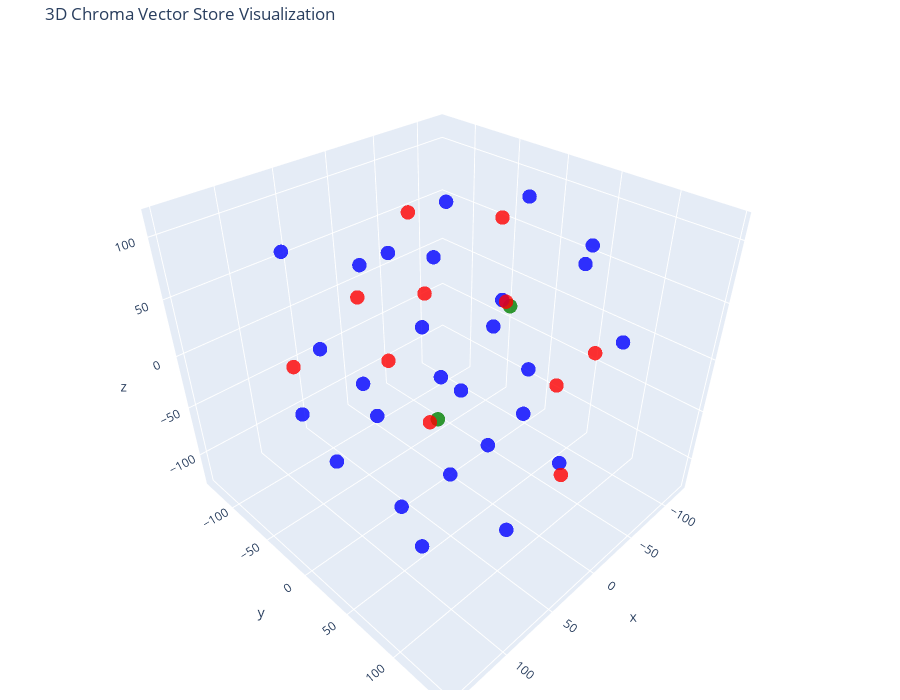

Source (notebook cell):
### Code cell
# Let's try 3D!

tsne = TSNE(n_components=3, random_state=42)
reduced_vectors = tsne.fit_transform(vectors)

# Create the 3D scatter plot
fig = go.Figure(data=[go.Scatter3d(
    x=reduced_vectors[:, 0],
    y=reduced_vectors[:, 1],
    z=reduced_vectors[:, 2],
    mode='markers',
    marker=dict(size=5, color=colors, opacity=0.8),
    text=[f"Type: {t}<br>Text: {d[:100]}..." for t, d in zip(doc_types, documents)],
    hoverinfo='text'
)])

fig.update_layout(
    title='3D Chroma Vector Store Visualization',
    scene=dict(xaxis_title='x', yaxis_title='y', zaxis_title='z'),
    width=900,
    height=700,
    margin=dict(r=20, b=10, l=10, t=40)
)

fig.show()

### Figure 1 — Plotly figure (JSON) as saved in the notebook; plotly's stock layout.template omitted (floating-point values rounded to 4 significant figures)
{"data": [{"hoverinfo": "text", "marker": {"color": ["green", "green", "blue", "blue", "blue", "blue", "blue", "blue", "blue", "blue", "blue", "blue", "blue", "blue", "blue", "blue", "blue", "blue", "blue", "blue", "blue", "blue", "blue", "blue", "blue", "blue", "blue", "blue", "blue", "red", "red", "red", "red", "red", "red", "red", "red", "red", "red", "red"], "opacity": 0.8, "size": 5}, "mode": "markers", "text": ["Type: About me<br>Text: # Pitch\n\nBonjour,\n\nJe m’appelle Sètondji Hippolyte SODJINOU. Je suis étudiant en Master 1 Économétri...", "Type: About me<br>Text: Ensuite, mon esprit critique et d’analyse, que j’ai développé en tant que membre du Conseil Exécutif...", "Type: git<br>Text: # Hi there, I'm Hippolyte SODJINOU! 👋\n\nWelcome to my GitHub profile!\n## 🔧 Technologies & Tools\n\n- **...", "Type: git<br>Text: - Development of the AI agent\n  \n\n## 📈 GitHub Stats\n\n![Hippolyte90's GitHub stats](https://github-re...", "Type: git<br>Text: # Projets\n\n## Agent LinkedIn : Génération des postes pour Linkedin \n\nCet agent intelligent automatis...", "Type: git<br>Text: 1. Clonez ce dépôt :\n```bash\ngit clone [URL_DU_REPO]\ncd [NOM_DU_DOSSIER]\n```\n\n2. Installez les dépen...", "Type: git<br>Text: ## Sécurité\n\n- Ne partagez jamais votre fichier `.env`\n- Ne committez pas vos identifiants dans le c...", "Type: git<br>Text: ## Fonctionnalités\n\n- 🔐 Authentification sécurisée avec LinkedIn et Google\n- 🔍 Analyse des publicati...", "Type: git<br>Text: ## Installation\n\n1. Clonez ce dépôt :\n```bash\ngit clone [URL_DU_REPO]\ncd [NOM_DU_DOSSIER]\n```\n\n2. In...", "Type: git<br>Text: 4. Configurez l'authentification Google :\n   - Allez sur [Google Cloud Console](https://console.clou...", "Type: git<br>Text: ## Sécurité\n\n- Ne partagez jamais votre fichier `.env`\n- Ne committez pas vos identifiants dans le c...", "Type: git<br>Text: ## Licence\n\nMIT \n\n\n## Analyse économétrique des séries temporelles de rendements d’ETF : Modélisatio...", "Type: git<br>Text: ## Données utilisées\nLes données utilisées sont les séries temporelles des rendements des trois ETF ...", "Type: git<br>Text: ## Méthodologie et outils\nLa méthodologie repose sur l’analyse économétrique des séries temporelles....", "Type: git<br>Text: ## Principaux résultats\nLes résultats montrent une forte persistance de la volatilité pour les ETF C...", "Type: git<br>Text: ## Interprétation et implications\nL’étude met en lumière la dynamique spécifique des rendements et d...", "Type: git<br>Text: ## Compétences développées\nCe projet a permis de développer des compétences avancées en économétrie ...", "Type: git<br>Text: <!DOCTYPE html>\n<html lang=\"en\">\n<body>\n    <div class=\"container\">\n        <h1>📊 Analyse empirique ...", "Type: git<br>Text: <strong>Méthodologie et outils</strong>\n\nL’analyse débute par des statistiques descriptives des rend...", "Type: git<br>Text: <strong>Principaux résultats</strong>\n\nLes rendements des ETF présentent une distribution non normal...", "Type: git<br>Text: <strong>Compétences développées</strong>\n\nCe travail a permis de renforcer les compétences en analys...", "Type: git<br>Text: 2️⃣ Climate‑Health Impact for Italy, Summer 2022\nData : ERA5 land temperatures (2015‑2023) + World M...", "Type: git<br>Text: #DataScience #SpatialAnalytics #ClimateRisk #ShinyApps #Python #RStats\n\n## Machine Learning – Analys...", "Type: git<br>Text: ## Analyse des relations entre deux variables via des données Eurostat un projet en R\n\nCe projet aca...", "Type: git<br>Text: ## Predicting high site traffic\n\nThis project aims to predict high website traffic for a recipe site...", "Type: git<br>Text: ## Data Sampling and Data Communication\nThis project aims to analyze electoral polls and their resul...", "Type: git<br>Text: ## Consommation de carburants en France, l'année 2023\n\nCe projet vise à analyser les prix des carbur...", "Type: git<br>Text: ## Web Scraping and Interactive Dashboard\n\nThe project involves analyzing election polling data in g...", "Type: git<br>Text: ## Coffee Shop Analysis project\nThis project focuses on leveraging Python to analyze and visualize d...", "Type: linkedin<br>Text: # Profil LinkedIn\n## Nom: SODJINOU\n## Prénoms: Setondji Hippolyte\n\n**Etudiant en Master Econométrie,...", "Type: linkedin<br>Text: Aix-en-Provence, Provence-Alpes-Côte d’Azur, France\n\n **Résumé**\n Étudiant en Master 1 Économétrie, ...", "Type: linkedin<br>Text: ## Compétences principales\nR • SQL • Python (langage de programmation) • Microsoft Power BI • Machin...", "Type: linkedin<br>Text: Je suis rédacteur web SEO spécialisé dans la création de contenus optimisés\n pour le référencement s...", "Type: linkedin<br>Text: ## Société BCEF Ingénierie & Informatique Sarl \n**Stagiaire en Statistique, Base de données et Proba...", "Type: linkedin<br>Text: IMSP | Institut de Mathématiques et de Sciences Physiques\n Licence, Mathématiques et informatique · ...", "Type: linkedin<br>Text: # Publications importantes\n\n##🚀 Automatisation + Intelligence Artificielle = Combo gagnant ! 🤖✨\n\nVou...", "Type: linkedin<br>Text: hashtag#Automation hashtag#n8n hashtag#AgentAI hashtag#Productivité hashtag#TechInnovante hashtag#Wo...", "Type: linkedin<br>Text: Key highlights of our solution:\n🔍 Automated Data Scraping: Efficiently gathering polling data includ...", "Type: linkedin<br>Text: ## 📊 Exploring U.S. County Population\n\nOne class project, one new skill!\n I’m excited to share our l...", "Type: linkedin<br>Text: 🙏 Big thanks to Prof. Christian Schluter for his guidance—and to my classmates for the great teamwor..."], "type": "scatter3d", "x": [-88.09, 92.19, 147.7, 9.098, -118.8, -88.68, 80.56, -105.1, -92.41, 65.15, 41.35, 44.62, 56.58, -18.14, 110.8, -45.79, -45.56, 103.7, -47.73, 39.69, 17.57, -38.67, 70.36, -117.0, -57.72, -10.41, 3.82, 10.88, 27.97, 110.7, 73.31, -14.19, -122.0, 46.93, -106.8, -36.67, -30.13, -12.8, -21.44, 46.45], "y": [-15.88, 79.22, 12.35, 81.85, 34.74, -3.137, 48.95, 87.27, -114.2, -120.0, 99.02, -50.12, -94.46, -5.97, 62.25, -57.78, 2.203, -19.02, 39.72, -46.82, 17.03, 84.96, 12.77, -58.96, 79.51, -15.95, -109.3, -20.85, 72.96, -50.56, 11.42, -131.7, -57.96, 24.36, 27.08, -85.92, -60.92, 120.8, 34.98, 144.6], "z": [-6.064, 28.24, 25.67, -13.1, 41.97, 97.46, -121.9, -2.715, 3.108, 63.46, -95.33, 70.52, -18.78, -53.81, -47.79, -81.05, -125.7, -63.17, -23.94, -71.19, -109.7, -89.47, 112.5, -58.92, 95.99, 113.3, -89.59, 15.01, 85.55, 12.5, 30.2, -14.66, 51.5, -32.39, -77.86, 74.56, 11.72, 47.86, 47.65, -6.272]}], "layout": {"height": 700, "margin": {"b": 10, "l": 10, "r": 20, "t": 40}, "scene": {"xaxis": {"title": {"text": "x"}}, "yaxis": {"title": {"text": "y"}}, "zaxis": {"title": {"text": "z"}}}, "title": {"text": "3D Chroma Vector Store Visualization"}, "width": 900}}
